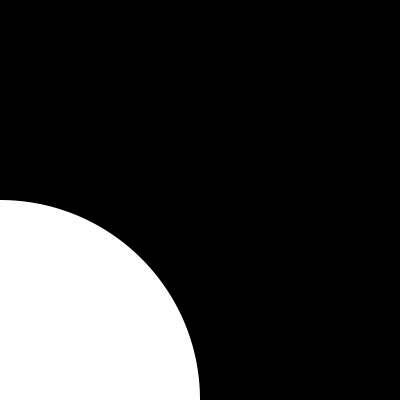
#> input picture img.png, 400 x 400 px
$ python main.py img.png   (Python 2 division)   (older library calls are emulated)
#> lines starting #> are read from the running program, lines starting #| are printed output that depends on the picture; after the words box and inside, x2 and y2 are one past the last pixel; in counts of white or black regions, pixels touching at a corner belong together
"""
Insert Doc Here
"""
import numpy as np
from scipy import interpolate
import matplotlib.pyplot as plt
import cv2
import sys
from numpy.testing import assert_approx_equal
import math

# [19 lines of commented-out code are left out]


def get_mesh(cnt, width, height):
    max_y = np.max(np.max(cnt, 2), 0)
    x = []
    y = []
    mesh_x = []
    mesh_y = []
    rad = []
    theta = []
    for point in cnt:
        x.append(point[0][0])
        y.append(height - point[0][1])
        rad.append(math.sqrt(math.pow(point[0][0], 2) + math.pow(height - point[0][1], 2)))
        theta.append(math.atan((height - point[0][1])/point[0][0]))
        if np.max(point, 1) == max_y:
            break

    for j in range(0, len(x), len(x)/20):
        plt.axvline(x=x[j])
        mesh_x.append(x[j])
        plt.axhline(y=y[j])
        mesh_y.append(y[j])

    for j in range(cnt[0][0][1], height, (height - cnt[0][0][1])/5):
        mesh_y.append(j)
        plt.axhline(y=j)

    for j in range(x[len(x)-1], width, (width - x[len(x)-1])/5):
        mesh_x.append(j)
        plt.axvline(x=j)

    plt.plot(x, y, "r-")
    plt.ylim([0, height])
    plt.xlim([0, width])
    plt.show()

if __name__ == '__main__':
    print __doc__

    if len(sys.argv) == 2:

        try:
            fn = sys.argv[1]
        except:
            fn = 0

        def nothing(*arg):
            pass

        img = cv2.imread(fn, cv2.CV_LOAD_IMAGE_COLOR)
#> img is the input picture: shape (400, 400, 3); min 0, max 255, mean 50.1
        imgrey = cv2.cvtColor(img, cv2.COLOR_BGRA2GRAY)
        edges = cv2.Canny(imgrey, 500, 500)
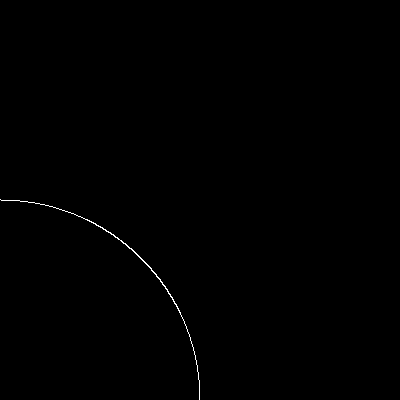
#> edges: shape (400, 400); 0.22% white in thin lines or dots, all inside (x1, y1, x2, y2) = (0, 199, 200, 400)
        contours, hierarchy = cv2.findContours(edges, cv2.RETR_TREE,
                                               cv2.CHAIN_APPROX_NONE)
#> contours = 1 contour; box (x1, y1, x2, y2) and area: (0, 199, 200, 400) 78
        length = len(contours)
#> length = 1
        if length > 1:
            print 'Too many contours found...'
            for i in range(0, length - 1):
                cv2.drawContours(img, contours, i, (0, (100 / (i + 1)) * length,
                                                    (100 / length) * i), 2)
        elif length == 0:
            print 'No contours found in image'
        else:
            cv2.drawContours(img, contours, 0, (0, 255, 0), 2)
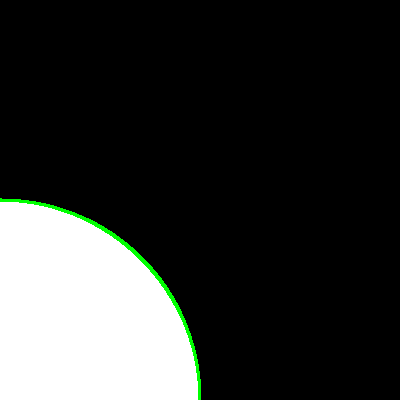
#> img: shape (400, 400, 3); 0.73% of pixels changed, all inside (x1, y1, x2, y2) = (0, 198, 201, 400)
            width, height, channels = img.shape
#> width = 400; height = 400; channels = 3
            cnt = contours[0]
#> cnt = contour of 563 points, box (x1, y1, x2, y2) (0, 199, 200, 400), area 78
            get_mesh(cnt, width, height)
#> in get_mesh, `max_y = np.max(np.max(cnt, 2), 0)`: max_y = [399]
#> the loop in get_mesh, `for point in cnt:` made 282 passes
#> point on passes 1 to 3: [[0, 199]], [[1, 200]], [[2, 200]]
#> after the loop in get_mesh, `for point in cnt:`: rad = 282 values, max 201 at index 0, min 199 at index 281, mean 199.9; theta = 282 values, max 1.57 at index 1, min 0 at index 0, mean 0.558; x = 282 values from 0 to 199; y = 282 values, max 201 at index 0, min 1 at index 281, mean 126.6
#> the loop in get_mesh, `for j in range(0, len(x), len(x)/20):` made 21 passes
#> j on passes 2 to 13: 14, 28, 42, 56, 70, 84, 98, 112, 126, 140, 154, 168
#> after the loop in get_mesh, `for j in range(0, len(x), len(x)/20):`: mesh_x = [0, 14, 28, 42, 56, 70, 84, 98, 112, 126, 140, 153, 164, 173, 180, 186, 191, 195, 197, 199, 199]; mesh_y = [201, 200, 198, 196, 192, 188, 182, 174, 166, 155, 142, 128, 114, 100, 86, 72, 58, 44, 30, 16, 2]
#> after the loop in get_mesh, `for j in range(cnt[0][0][1], height, (height - cnt[0][0][1])/5):`: mesh_y = 27 values, max 399 at index 26, min 2 at index 20, mean 164.4
#> the loop in get_mesh, `for j in range(x[len(x)-1], width, (width - x[len(x)-1])/5):` made 6 passes
#> j on passes 1 to 6: 199, 239, 279, 319, 359, 399
#> after the loop in get_mesh, `for j in range(x[len(x)-1], width, (width - x[len(x)-1])/5):`: mesh_x = 27 values from 0 to 399
#> in get_mesh, `plt.show()`:
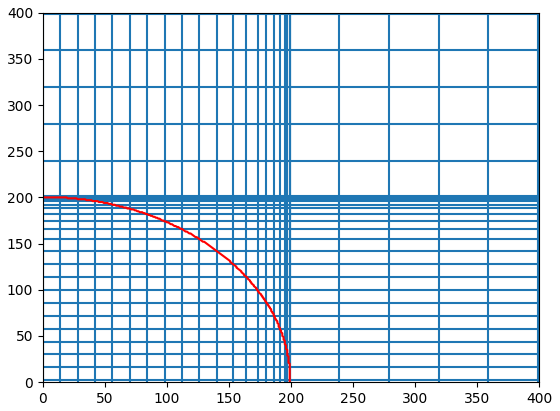
#> figure drawn by matplotlib, 1 panel

    else:
        print "Usage: main.py filename"
